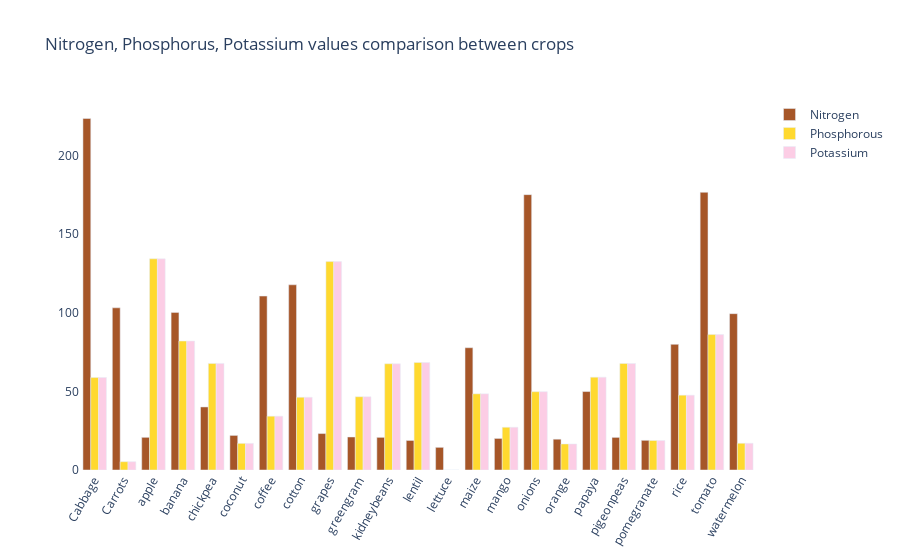

Notebook code cell kept with this figure:
### Markdown cell above
### Multivariate Analysis


###### Comparing Nitrogen,Phosphorus and Potassium

### Code cell
def create_bar_trace(x, y, name, color):
    return go.Bar(x=x,y=y,name=name,marker_color=color)
#nitrogen_pmm,phosphorus_pmm,potassium_mm
fig = go.Figure()
#set color schemes for the bars
color_middle=random.choice(px.colors.qualitative.Set2)
color_top = random.choice(px.colors.qualitative.Set1)
color_last=random.choice(px.colors.qualitative.Set3)
# Create traces for Nitrogen (N), Phosphorous (P), and Potash (K)
nitrogen = create_bar_trace(crop_average.index, crop_average['nitrogen_pmm'], 'Nitrogen', color_top)
phosphorous = create_bar_trace(crop_average.index, crop_average['phosphorus_pmm'], 'Phosphorous', color_middle)
potassium = create_bar_trace(crop_average.index, crop_average['phosphorus_pmm'], 'Potassium', color_last)
# Add traces to the figure
fig.add_trace(nitrogen)
fig.add_trace(phosphorous)
fig.add_trace(potassium)
# Update layout settings
fig.update_layout(
    title="Nitrogen, Phosphorus, Potassium values comparison between crops",
    plot_bgcolor='white',
    barmode='group',  # 'group' for grouped bars, 'stack' for stacked bars
    xaxis_tickangle=-60  # Rotate x-axis labels for better visibility
)
# Show the figure
fig.show()

### Figure 1 — Plotly figure (JSON) as saved in the notebook; plotly's stock layout.template omitted (floating-point values rounded to 4 significant figures)
{"data": [{"marker": {"color": "rgb(166,86,40)"}, "name": "Nitrogen", "type": "bar", "x": ["Cabbage", "Carrots", "apple", "banana", "chickpea", "coconut", "coffee", "cotton", "grapes", "greengram", "kidneybeans", "lentil", "lettuce", "maize", "mango", "onions", "orange", "papaya", "pigeonpeas", "pomegranate", "rice", "tomato", "watermelon"], "y": [223.5, 103.1, 20.77, 100.2, 40.09, 21.98, 110.6, 117.8, 23.18, 20.98, 20.75, 18.77, 14.4, 77.76, 20.07, 175.1, 19.58, 49.88, 20.73, 18.87, 79.89, 176.6, 99.42]}, {"marker": {"color": "rgb(255,217,47)"}, "name": "Phosphorous", "type": "bar", "x": ["Cabbage", "Carrots", "apple", "banana", "chickpea", "coconut", "coffee", "cotton", "grapes", "greengram", "kidneybeans", "lentil", "lettuce", "maize", "mango", "onions", "orange", "papaya", "pigeonpeas", "pomegranate", "rice", "tomato", "watermelon"], "y": [58.79, 5.28, 134.3, 82.01, 67.79, 16.93, 34.21, 46.24, 132.5, 46.58, 67.54, 68.36, 0, 48.44, 27.18, 49.8, 16.55, 59.05, 67.73, 18.75, 47.58, 86.12, 17]}, {"marker": {"color": "rgb(252,205,229)"}, "name": "Potassium", "type": "bar", "x": ["Cabbage", "Carrots", "apple", "banana", "chickpea", "coconut", "coffee", "cotton", "grapes", "greengram", "kidneybeans", "lentil", "lettuce", "maize", "mango", "onions", "orange", "papaya", "pigeonpeas", "pomegranate", "rice", "tomato", "watermelon"], "y": [58.79, 5.28, 134.3, 82.01, 67.79, 16.93, 34.21, 46.24, 132.5, 46.58, 67.54, 68.36, 0, 48.44, 27.18, 49.8, 16.55, 59.05, 67.73, 18.75, 47.58, 86.12, 17]}], "layout": {"barmode": "group", "plot_bgcolor": "white", "title": {"text": "Nitrogen, Phosphorus, Potassium values comparison between crops"}, "xaxis": {"tickangle": -60}}}
